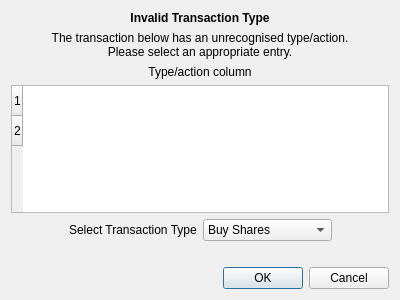
<?xml version="1.0" encoding="UTF-8"?>
<ui version="4.0">
 <class>RedefineDlgDecl</class>
 <widget class="QWidget" name="RedefineDlgDecl">
  <property name="geometry">
   <rect>
    <x>0</x>
    <y>0</y>
    <width>400</width>
    <height>300</height>
   </rect>
  </property>
  <property name="windowTitle">
   <string>Redefine Transaction Type</string>
  </property>
  <layout class="QVBoxLayout" name="verticalLayout">
   <item>
    <widget class="QLabel" name="label_title">
     <property name="font">
      <font>
       <weight>75</weight>
       <bold>true</bold>
      </font>
     </property>
     <property name="text">
      <string>Invalid Transaction Type</string>
     </property>
     <property name="alignment">
      <set>Qt::AlignCenter</set>
     </property>
    </widget>
   </item>
   <item>
    <widget class="QLabel" name="label_info">
     <property name="text">
      <string>The transaction below has an unrecognised type/action.
Please select an appropriate entry.</string>
     </property>
     <property name="alignment">
      <set>Qt::AlignCenter</set>
     </property>
     <property name="wordWrap">
      <bool>true</bool>
     </property>
    </widget>
   </item>
   <item>
    <widget class="QLabel" name="label_actionCol">
     <property name="text">
      <string comment="the number of the column containing error">Type/action column</string>
     </property>
     <property name="alignment">
      <set>Qt::AlignCenter</set>
     </property>
    </widget>
   </item>
   <item>
    <widget class="QTableWidget" name="tableWidget">
     <property name="rowCount">
      <number>2</number>
     </property>
     <row/>
     <row/>
    </widget>
   </item>
   <item>
    <layout class="QHBoxLayout" name="horizontalLayout">
     <item>
      <spacer name="horizontalSpacer_left">
       <property name="orientation">
        <enum>Qt::Horizontal</enum>
       </property>
       <property name="sizeHint" stdset="0">
        <size>
         <width>40</width>
         <height>20</height>
        </size>
       </property>
      </spacer>
     </item>
     <item>
      <widget class="QLabel" name="label_2">
       <property name="text">
        <string>Select Transaction Type</string>
       </property>
      </widget>
     </item>
     <item>
      <widget class="QComboBox" name="kcombobox_Actions">
       <property name="sizePolicy">
        <sizepolicy hsizetype="Preferred" vsizetype="Preferred">
         <horstretch>0</horstretch>
         <verstretch>0</verstretch>
        </sizepolicy>
       </property>
       <property name="toolTip">
        <string>Select new investment type</string>
       </property>
       <item>
        <property name="text">
         <string comment="description of investment activity" extracomment="don't translate part after '-'">Buy Shares</string>
        </property>
       </item>
       <item>
        <property name="text">
         <string comment="description of investment activity" extracomment="don't translate part after '-'">Sell Shares</string>
        </property>
       </item>
       <item>
        <property name="text">
         <string comment="description of investment activity" extracomment="don't translate part after '-'">Dividend</string>
        </property>
       </item>
       <item>
        <property name="text">
         <string comment="description of investment activity" extracomment="don't translate part after '-'">Reinvest Dividend</string>
        </property>
       </item>
       <item>
        <property name="text">
         <string comment="description of investment activity" extracomment="don't translate part after '-'">Add Shares</string>
        </property>
       </item>
       <item>
        <property name="text">
         <string comment="description of investment activity" extracomment="don't translate part after '-'">Remove Shares</string>
        </property>
       </item>
       <item>
        <property name="text">
         <string>Interest</string>
        </property>
       </item>
      </widget>
     </item>
     <item>
      <spacer name="horizontalSpacer_right">
       <property name="orientation">
        <enum>Qt::Horizontal</enum>
       </property>
       <property name="sizeHint" stdset="0">
        <size>
         <width>40</width>
         <height>20</height>
        </size>
       </property>
      </spacer>
     </item>
    </layout>
   </item>
   <item>
    <widget class="QLabel" name="label">
     <property name="text">
      <string/>
     </property>
    </widget>
   </item>
   <item>
    <widget class="QDialogButtonBox" name="buttonBox">
     <property name="sizePolicy">
      <sizepolicy hsizetype="Expanding" vsizetype="Preferred">
       <horstretch>0</horstretch>
       <verstretch>0</verstretch>
      </sizepolicy>
     </property>
     <property name="standardButtons">
      <set>QDialogButtonBox::Cancel|QDialogButtonBox::Ok</set>
     </property>
    </widget>
   </item>
  </layout>
 </widget>
 <layoutdefault spacing="6" margin="11"/>
 <resources/>
 <connections/>
 <designerdata>
  <property name="gridDeltaX">
   <number>2</number>
  </property>
  <property name="gridDeltaY">
   <number>2</number>
  </property>
  <property name="gridSnapX">
   <bool>true</bool>
  </property>
  <property name="gridSnapY">
   <bool>true</bool>
  </property>
  <property name="gridVisible">
   <bool>true</bool>
  </property>
 </designerdata>
</ui>
